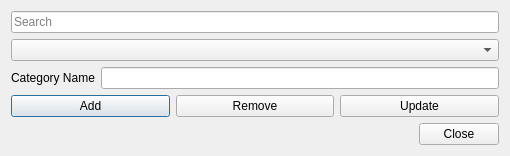
<?xml version="1.0" encoding="UTF-8"?>
<ui version="4.0">
 <class>EditCategory</class>
 <widget class="QDialog" name="EditCategory">
  <property name="geometry">
   <rect>
    <x>0</x>
    <y>0</y>
    <width>510</width>
    <height>147</height>
   </rect>
  </property>
  <property name="windowTitle">
   <string>Edit Category</string>
  </property>
  <property name="windowIcon">
   <iconset resource="../res.qrc">
    <normaloff>:/img/img/icon1.png</normaloff>:/img/img/icon1.png</iconset>
  </property>
  <layout class="QVBoxLayout" name="verticalLayout">
   <item>
    <widget class="QLineEdit" name="searchBox">
     <property name="placeholderText">
      <string>Search</string>
     </property>
    </widget>
   </item>
   <item>
    <layout class="QGridLayout" name="gridLayout">
     <item row="0" column="0">
      <widget class="QComboBox" name="CategoryList"/>
     </item>
     <item row="1" column="0">
      <layout class="QHBoxLayout" name="horizontalLayout">
       <item>
        <widget class="QLabel" name="label">
         <property name="text">
          <string>Category Name</string>
         </property>
        </widget>
       </item>
       <item>
        <widget class="QLineEdit" name="CategoryText"/>
       </item>
      </layout>
     </item>
    </layout>
   </item>
   <item>
    <layout class="QHBoxLayout" name="horizontalLayout_2">
     <item>
      <widget class="QPushButton" name="add">
       <property name="text">
        <string>Add</string>
       </property>
      </widget>
     </item>
     <item>
      <widget class="QPushButton" name="remove">
       <property name="text">
        <string>Remove</string>
       </property>
      </widget>
     </item>
     <item>
      <widget class="QPushButton" name="update">
       <property name="text">
        <string>Update</string>
       </property>
      </widget>
     </item>
    </layout>
   </item>
   <item>
    <widget class="QDialogButtonBox" name="buttonBox">
     <property name="orientation">
      <enum>Qt::Horizontal</enum>
     </property>
     <property name="standardButtons">
      <set>QDialogButtonBox::Close</set>
     </property>
     <property name="centerButtons">
      <bool>false</bool>
     </property>
    </widget>
   </item>
  </layout>
 </widget>
 <resources>
  <include location="../res.qrc"/>
 </resources>
 <connections>
  <connection>
   <sender>buttonBox</sender>
   <signal>accepted()</signal>
   <receiver>EditCategory</receiver>
   <slot>accept()</slot>
   <hints>
    <hint type="sourcelabel">
     <x>248</x>
     <y>254</y>
    </hint>
    <hint type="destinationlabel">
     <x>157</x>
     <y>274</y>
    </hint>
   </hints>
  </connection>
  <connection>
   <sender>buttonBox</sender>
   <signal>rejected()</signal>
   <receiver>EditCategory</receiver>
   <slot>reject()</slot>
   <hints>
    <hint type="sourcelabel">
     <x>316</x>
     <y>260</y>
    </hint>
    <hint type="destinationlabel">
     <x>286</x>
     <y>274</y>
    </hint>
   </hints>
  </connection>
 </connections>
</ui>
